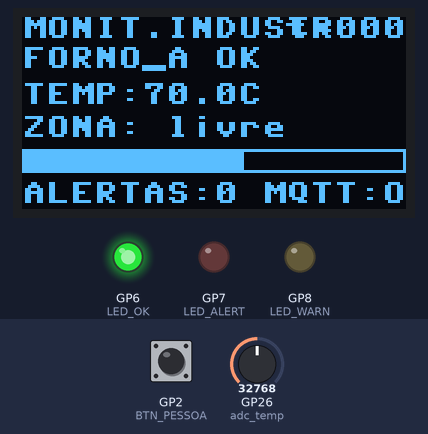
A program run on a simulated Raspberry Pi Pico running MicroPython. On the bench: 128×64 one-colour display, output pins drawn as LEDs (lit = HIGH). Wiring (from the project's diagram.json): red button on GP2, green button on GP3, green LED on GP6, red LED on GP7, yellow LED on GP8, potentiometer on GP26. The test bench sets the inputs (shaded band); at power-on: GP2 (BTN_PESSOA) HIGH, GP26 (adc_temp) = 32768 (analog values on the 0–65535 scale). WiFi joins after 1.5 s; no MQTT or app messages arrive unless stated; library files of the repository ran but are not shown: ssd1306.py; what the program prints to the serial console is not drawn.

Above: at 3.3 s.
3.4 s: GP2 (BTN_PESSOA) pulled LOW for 1 s
At 5.1 s:
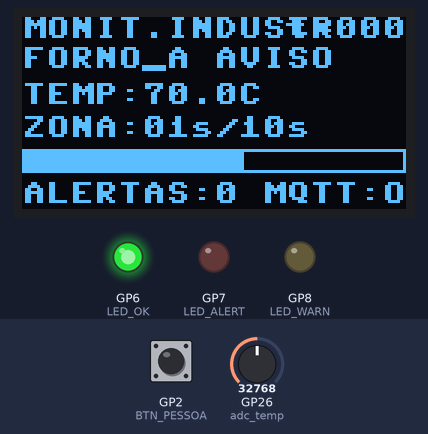
6.7 s: GP26 (adc_temp) set to 38848
At 8.5 s:
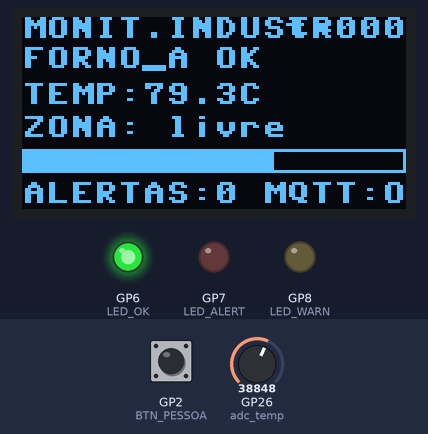
8.8 s: GP26 (adc_temp) set to 40432
At 10.0 s:
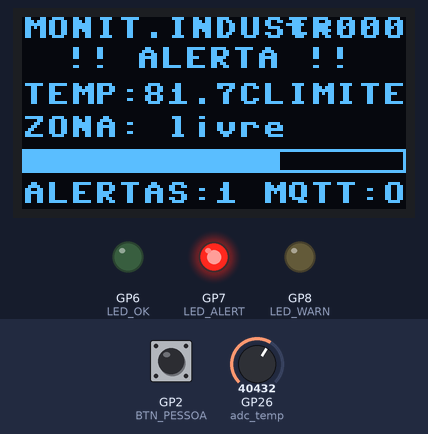
10.9 s: GP2 (BTN_PESSOA) pulled LOW for 3.2 s
At 12.2 s:
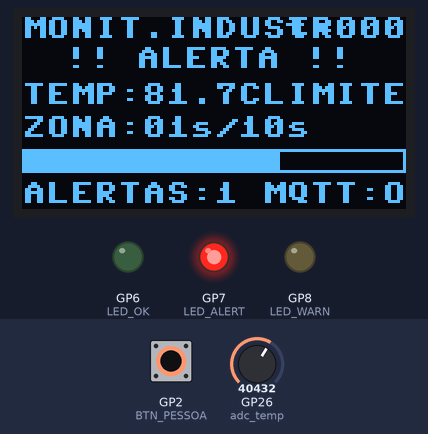
16.0 s: GP26 (adc_temp) set to 32767
At 16.5 s:
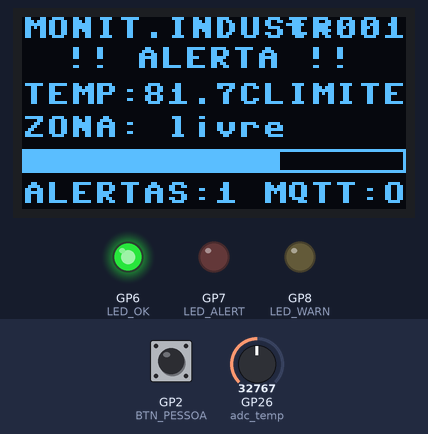
18.1 s: GP2 (BTN_PESSOA) pulled LOW for 1 s
At 18.5 s:
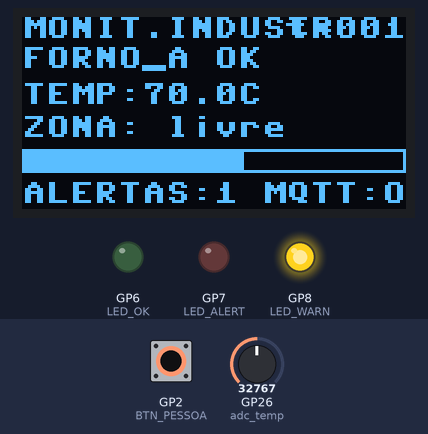
Timing chart, 0 to 21.1 s (numbered marks = the images above; inputs shaded):
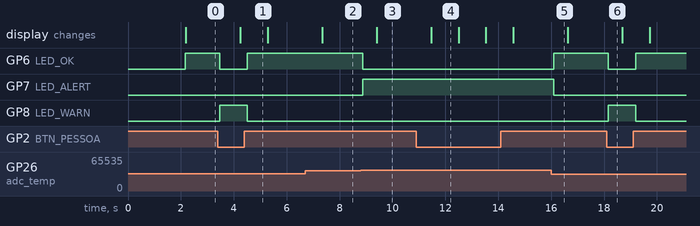

Measured:
- the behaviour switches between 39280 and 39296 on GP26 (adc_temp) (found by bisection; images 2 and 3)
- after the input at 3.4 s, GP6 (LED_OK): HIGH → LOW after 0.07 s, → HIGH 1.0 s later; GP8 (LED_WARN): LOW → HIGH after 0.07 s, → LOW 1.0 s later; the display: changes after 0.85 s (image 1)
- after the input at 6.7 s, the display: changes after 0.65 s (image 2)
- after the input at 8.8 s, GP6 (LED_OK): HIGH → LOW after 0.08 s; GP7 (LED_ALERT): LOW → HIGH after 0.08 s; the display: changes after 0.61 s (image 3)
- after the input at 10.9 s, the display: changes after 0.57 s (image 4)
- after the input at 16.0 s, GP6 (LED_OK): LOW → HIGH after 0.10 s; GP7 (LED_ALERT): HIGH → LOW after 0.10 s
- after the input at 18.1 s, GP6 (LED_OK): HIGH → LOW after 0.07 s, → HIGH 1.0 s later; GP8 (LED_WARN): LOW → HIGH after 0.07 s, → LOW 1.0 s later

The program:

main_hardware.py
```python
# Firmware REAL para Raspberry Pi Pico W
# Publica telemetria via MQTT para o Mosquitto Broker
# Configurar: WIFI_SSID, WIFI_PASS, MQTT_BROKER

import network, machine, utime, json
from machine import Pin, I2C, ADC
from umqtt.simple import MQTTClient
import ssd1306

# ─── Configurações Wi-Fi e MQTT ───────────────────────────────────────────
WIFI_SSID   = "SEU_WIFI"
WIFI_PASS   = "SUA_SENHA"
MQTT_BROKER = "192.168.1.100"   # IP do computador com Mosquitto
MQTT_PORT   = 1883
MQTT_TOPIC  = b"quantumfinance/sp01/forno_a"
CLIENT_ID   = b"pico_w_sp01"

# ─── Hardware ─────────────────────────────────────────────────────────────
i2c_oled = I2C(1, sda=Pin(14), scl=Pin(15), freq=400000)
oled = None
try:
    oled = ssd1306.SSD1306_I2C(128, 64, i2c_oled)
except: pass

LED_OK    = Pin(6, Pin.OUT)
LED_ALERT = Pin(7, Pin.OUT)
LED_WARN  = Pin(8, Pin.OUT)

BTN_PESSOA = Pin(2, Pin.IN, Pin.PULL_UP)
BTN_RESET  = Pin(3, Pin.IN, Pin.PULL_UP)
adc_temp   = ADC(Pin(26))

_flag_pessoa = False
_flag_reset  = False

def irq_pessoa(p): global _flag_pessoa; _flag_pessoa = True
def irq_reset(p):  global _flag_reset;  _flag_reset  = True

BTN_PESSOA.irq(trigger=Pin.IRQ_FALLING, handler=irq_pessoa)
BTN_RESET.irq(trigger=Pin.IRQ_FALLING,  handler=irq_reset)

# ─── Configurações da aplicação ───────────────────────────────────────────
PLANTA_ID     = "SP01"
AREA_NOME     = "FORNO_A"
TEMP_LIMITE   = 80.0
PESSOA_LIMITE = 10

# ─── Conectar Wi-Fi ───────────────────────────────────────────────────────
def conectar_wifi():
    wlan = network.WLAN(network.STA_IF)
    wlan.active(True)
    if not wlan.isconnected():
        print("Conectando Wi-Fi:", WIFI_SSID)
        wlan.connect(WIFI_SSID, WIFI_PASS)
        timeout = 15
        while not wlan.isconnected() and timeout > 0:
            utime.sleep(1); timeout -= 1
    if wlan.isconnected():
        print("Wi-Fi OK:", wlan.ifconfig()[0])
        return True
    print("Wi-Fi FALHOU")
    return False

# ─── Conectar MQTT ────────────────────────────────────────────────────────
mqtt_client = None

def conectar_mqtt():
    global mqtt_client
    try:
        mqtt_client = MQTTClient(CLIENT_ID, MQTT_BROKER, port=MQTT_PORT)
        mqtt_client.connect()
        print("MQTT OK →", MQTT_BROKER)
        return True
    except Exception as e:
        print("MQTT ERRO:", e)
        return False

def publicar(dados):
    global mqtt_client
    try:
        if mqtt_client:
            mqtt_client.publish(MQTT_TOPIC, json.dumps(dados).encode(), qos=1)
    except Exception as e:
        print("Publish ERRO:", e)
        conectar_mqtt()

# ─── Funções de hardware ──────────────────────────────────────────────────
def ler_temp():
    raw = adc_temp.read_u16()
    return round(20.0 + (raw / 65535.0) * 100.0, 1)

def set_leds(ok, warn, alert):
    LED_OK.value(ok); LED_WARN.value(warn); LED_ALERT.value(alert)

def atualizar_oled(temp, p_seg, est):
    if oled is None: return
    oled.fill(0)
    oled.text("MONIT.INDUSTR", 0, 0)
    oled.text("t={:04d}".format(tick), 88, 0)
    if est == "SEGURO":   oled.text("{} OK".format(AREA_NOME), 0, 10)
    elif est == "AVISO":  oled.text("{} AVISO".format(AREA_NOME), 0, 10)
    else:                 oled.text("!! ALERTA !!", 14, 10)
    oled.text("TEMP:{:.1f}C".format(temp), 0, 22)
    if temp >= TEMP_LIMITE: oled.text("LIMITE!", 80, 22)
    if not pessoa_ativa:    oled.text("ZONA: livre", 0, 33)
    elif p_seg <= PESSOA_LIMITE: oled.text("ZONA:{:02d}s/{:02d}s".format(p_seg, PESSOA_LIMITE), 0, 33)
    else:                   oled.text("EVACUACAO!{:02d}s".format(p_seg), 0, 33)
    bw = int(126 * min(temp / 120.0, 1.0))
    oled.rect(0, 44, 128, 8, 1)
    if bw > 0: oled.fill_rect(1, 45, bw, 6, 1)
    oled.text("ALERTAS:{} MQTT:OK".format(alertas), 0, 55)
    oled.show()

# ─── Inicialização ────────────────────────────────────────────────────────
print("=== QUANTUMFINANCE — Monitoramento Industrial ===")
wifi_ok = conectar_wifi()
mqtt_ok = conectar_mqtt() if wifi_ok else False

estado = "SEGURO"; alertas = 0; tick = 0
pessoa_seg = 0; pessoa_ativa = False
prev_alerta = False; ciclo = 0

# ─── Loop principal ───────────────────────────────────────────────────────
while True:
    global _flag_pessoa, _flag_reset

    temp       = ler_temp()
    btn_agora  = not BTN_PESSOA.value()
    rst_agora  = not BTN_RESET.value()

    if _flag_pessoa or btn_agora:
        pessoa_ativa = True; _flag_pessoa = False
    else:
        pessoa_ativa = False; pessoa_seg = 0

    if pessoa_ativa and ciclo % 4 == 0:
        pessoa_seg += 1

    if _flag_reset or rst_agora:
        alertas = 0; pessoa_ativa = False; pessoa_seg = 0
        estado = "SEGURO"; _flag_reset = False

    alerta_pessoa = pessoa_ativa and pessoa_seg > PESSOA_LIMITE
    alerta_temp   = temp >= TEMP_LIMITE
    novo_alerta   = (alerta_pessoa or alerta_temp) and not prev_alerta

    if alerta_pessoa or alerta_temp:
        estado = "ALERTA"
        if novo_alerta: alertas += 1
    elif pessoa_ativa:
        estado = "AVISO"
    else:
        estado = "SEGURO"

    prev_alerta = (alerta_pessoa or alerta_temp)

    if estado == "SEGURO":   set_leds(1, 0, 0)
    elif estado == "AVISO":  set_leds(0, 1, 0)
    else:                    set_leds(0, 0, 1)

    if ciclo % 4 == 0:
        atualizar_oled(temp, pessoa_seg, estado)
        dados = {
            "t":             tick,
            "planta":        PLANTA_ID,
            "area":          AREA_NOME,
            "estado":        estado,
            "temperatura":   temp,
            "alerta_temp":   alerta_temp,
            "pessoa_zona":   pessoa_ativa,
            "pessoa_seg":    pessoa_seg,
            "alerta_pessoa": alerta_pessoa,
            "alertas_total": alertas,
            "mqtt":          "quantumfinance/{}/{}".format(
                                 PLANTA_ID.lower(), AREA_NOME.lower())
        }
        publicar(dados)        # publica no Mosquitto → Node-RED → InfluxDB
        print(json.dumps(dados))
        tick += 1

    ciclo += 1
    utime.sleep_ms(250)
```
